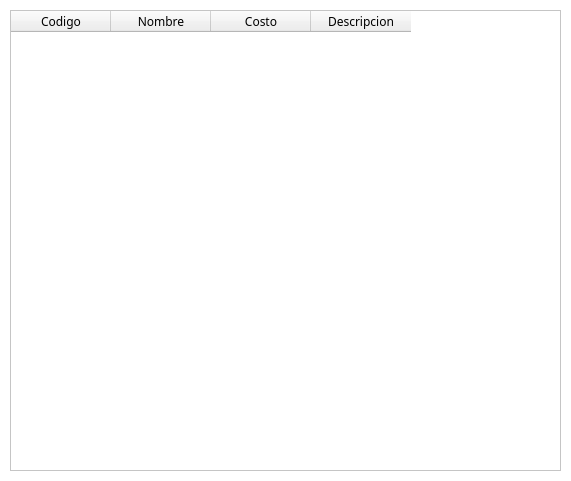
<?xml version="1.0" encoding="UTF-8"?>
<ui version="4.0">
 <class>widgetListarMedicamentos</class>
 <widget class="QWidget" name="widgetListarMedicamentos">
  <property name="geometry">
   <rect>
    <x>0</x>
    <y>0</y>
    <width>571</width>
    <height>481</height>
   </rect>
  </property>
  <property name="palette">
   <palette>
    <active>
     <colorrole role="Base">
      <brush brushstyle="SolidPattern">
       <color alpha="255">
        <red>255</red>
        <green>255</green>
        <blue>255</blue>
       </color>
      </brush>
     </colorrole>
     <colorrole role="Window">
      <brush brushstyle="SolidPattern">
       <color alpha="255">
        <red>255</red>
        <green>255</green>
        <blue>255</blue>
       </color>
      </brush>
     </colorrole>
    </active>
    <inactive>
     <colorrole role="Base">
      <brush brushstyle="SolidPattern">
       <color alpha="255">
        <red>255</red>
        <green>255</green>
        <blue>255</blue>
       </color>
      </brush>
     </colorrole>
     <colorrole role="Window">
      <brush brushstyle="SolidPattern">
       <color alpha="255">
        <red>255</red>
        <green>255</green>
        <blue>255</blue>
       </color>
      </brush>
     </colorrole>
    </inactive>
    <disabled>
     <colorrole role="Base">
      <brush brushstyle="SolidPattern">
       <color alpha="255">
        <red>255</red>
        <green>255</green>
        <blue>255</blue>
       </color>
      </brush>
     </colorrole>
     <colorrole role="Window">
      <brush brushstyle="SolidPattern">
       <color alpha="255">
        <red>255</red>
        <green>255</green>
        <blue>255</blue>
       </color>
      </brush>
     </colorrole>
    </disabled>
   </palette>
  </property>
  <property name="cursor">
   <cursorShape>PointingHandCursor</cursorShape>
  </property>
  <property name="windowTitle">
   <string>Listar Medicamentos</string>
  </property>
  <property name="autoFillBackground">
   <bool>true</bool>
  </property>
  <widget class="QTableWidget" name="tableWidget">
   <property name="geometry">
    <rect>
     <x>10</x>
     <y>10</y>
     <width>551</width>
     <height>461</height>
    </rect>
   </property>
   <column>
    <property name="text">
     <string>Codigo</string>
    </property>
    <property name="font">
     <font>
      <family>Ubuntu Condensed</family>
     </font>
    </property>
   </column>
   <column>
    <property name="text">
     <string>Nombre</string>
    </property>
    <property name="font">
     <font>
      <family>Ubuntu Condensed</family>
     </font>
    </property>
   </column>
   <column>
    <property name="text">
     <string>Costo</string>
    </property>
    <property name="font">
     <font>
      <family>Ubuntu Condensed</family>
     </font>
    </property>
   </column>
   <column>
    <property name="text">
     <string>Descripcion</string>
    </property>
    <property name="font">
     <font>
      <family>Ubuntu Condensed</family>
     </font>
    </property>
   </column>
  </widget>
 </widget>
 <resources/>
 <connections/>
</ui>
